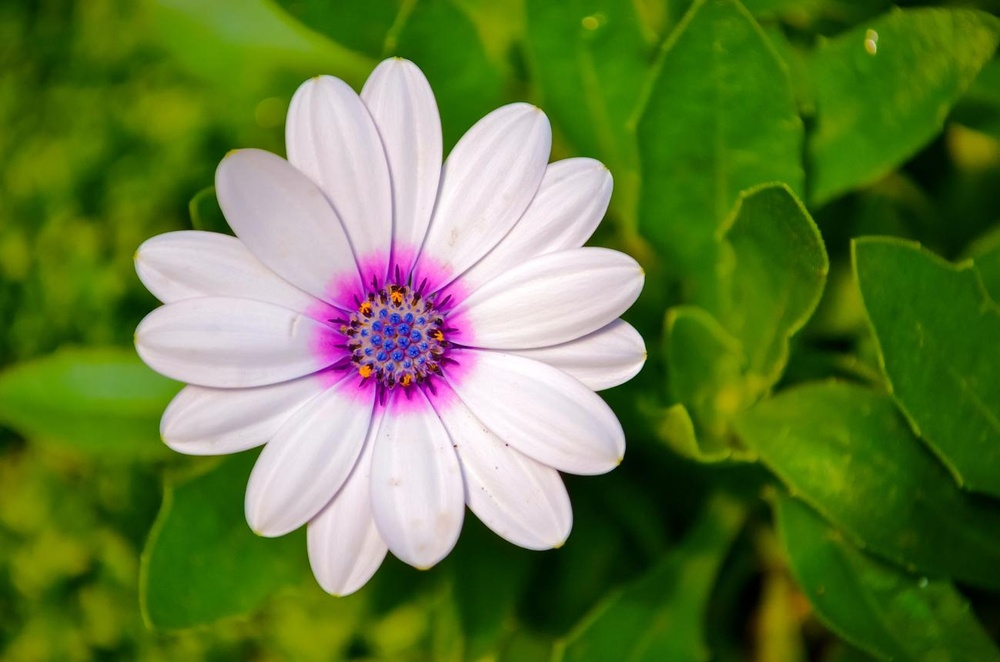
#> input picture flower.jpeg, 1000 x 662 px, shrunk from 1299 x 860 before the run
$ python 'exp 16.py'   (older library calls are emulated)
#> lines starting #> are read from the running program, lines starting #| are printed output that depends on the picture
import cv2

img = cv2.imread("flower.jpeg")
#> img is the input picture: shape (662, 1000, 3); mean B, G, R 60.5, 123.8, 99.4

gray = cv2.cvtColor(img, cv2.COLOR_BGR2GRAY)
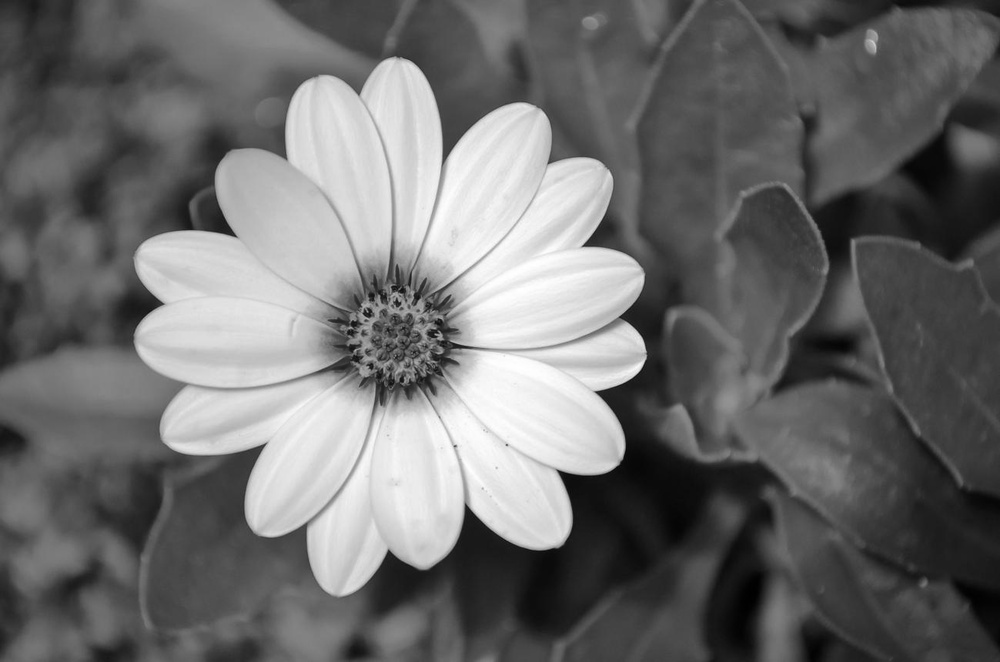
#> gray: shape (662, 1000); min 0, max 255, mean 109.3

sobelx = cv2.Sobel(gray, cv2.CV_64F, 1, 0, ksize=3)
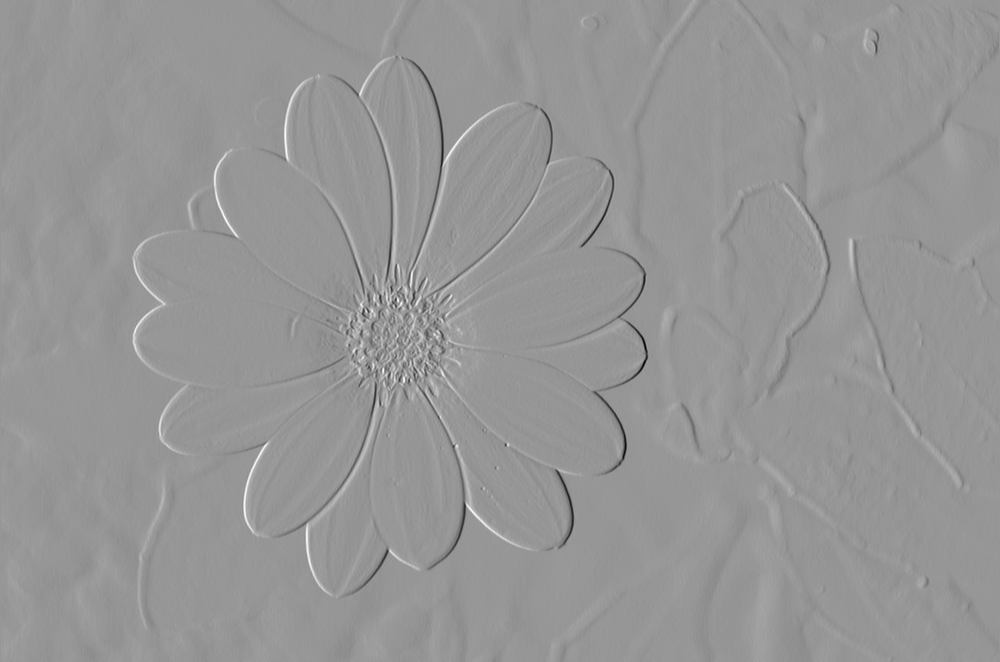
#> sobelx: shape (662, 1000) float64; min -705, max 490, mean -0.2; drawn with min black and max white
sobely = cv2.Sobel(gray, cv2.CV_64F, 0, 1, ksize=3)
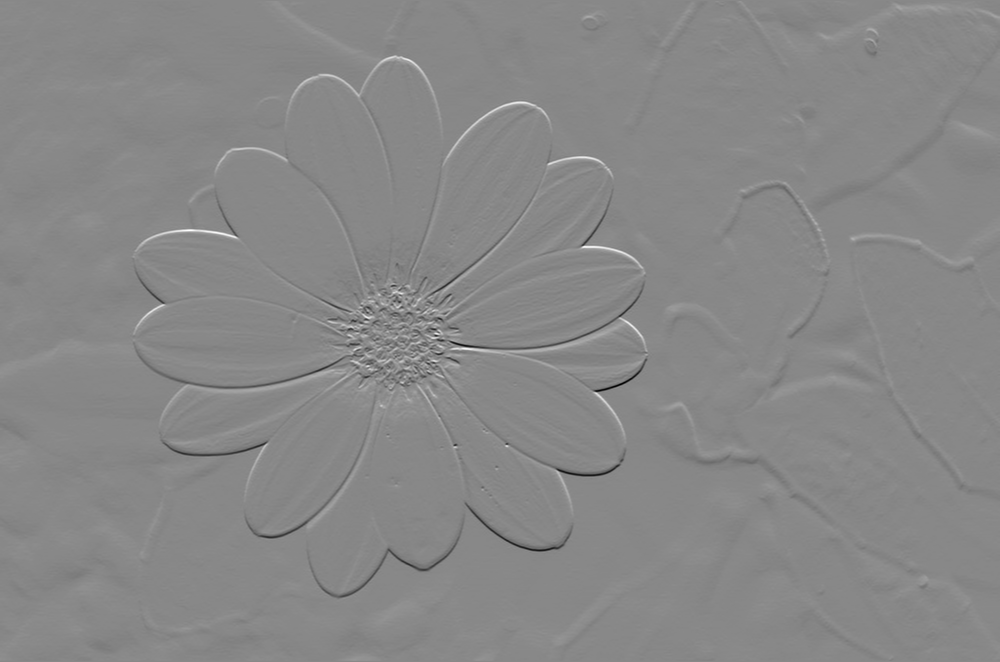
#> sobely: shape (662, 1000) float64; min -702, max 614, mean -0.1; drawn with min black and max white

sobelx = cv2.convertScaleAbs(sobelx)
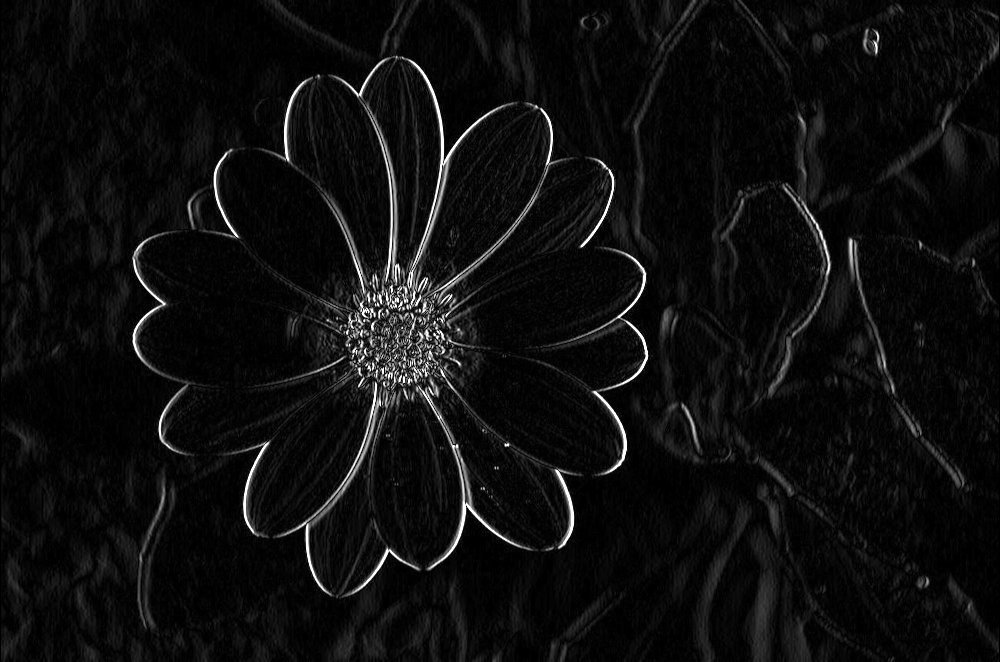
#> sobelx: shape (662, 1000); min 0, max 255, mean 14.2
sobely = cv2.convertScaleAbs(sobely)
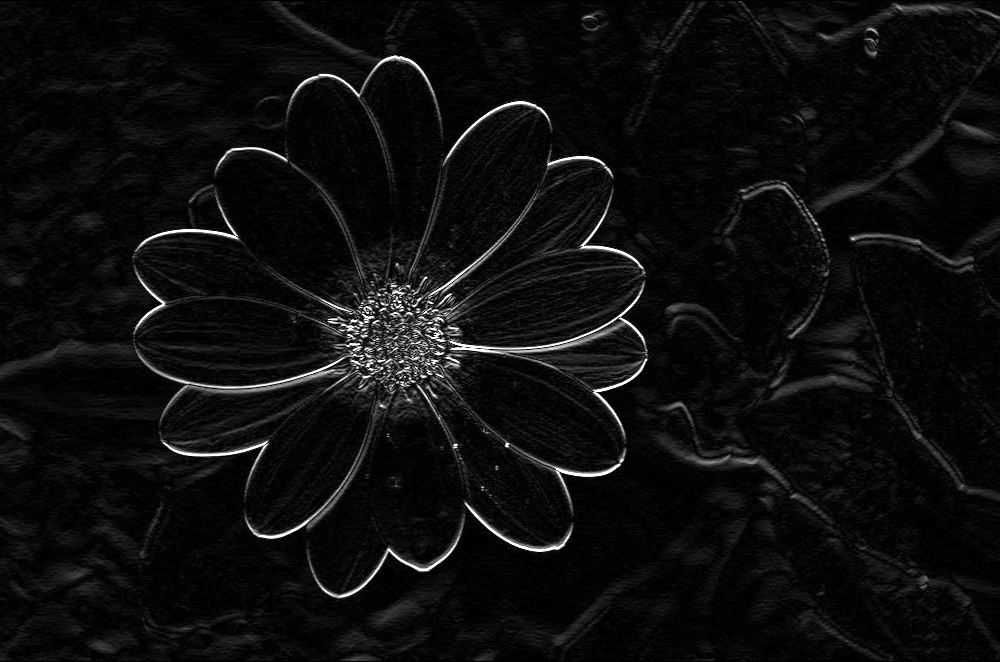
#> sobely: shape (662, 1000); min 0, max 255, mean 13.4

cv2.imshow("Original Image", img)
cv2.imshow("Sobel X", sobelx)
cv2.imshow("Sobel Y", sobely)

cv2.waitKey(0)
cv2.destroyAllWindows()
